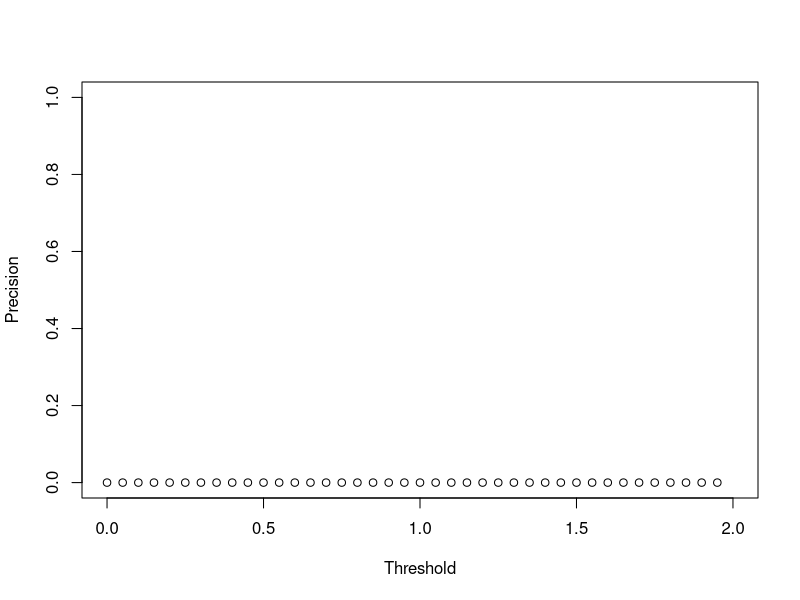
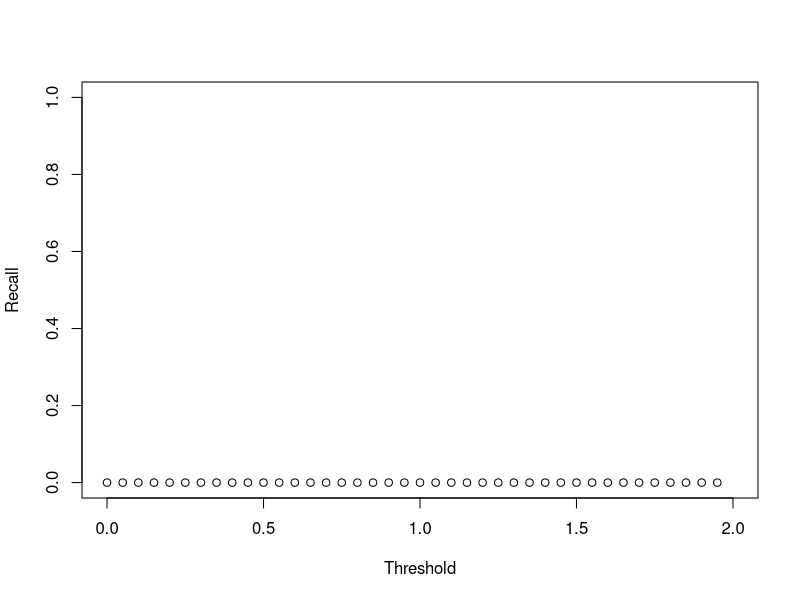
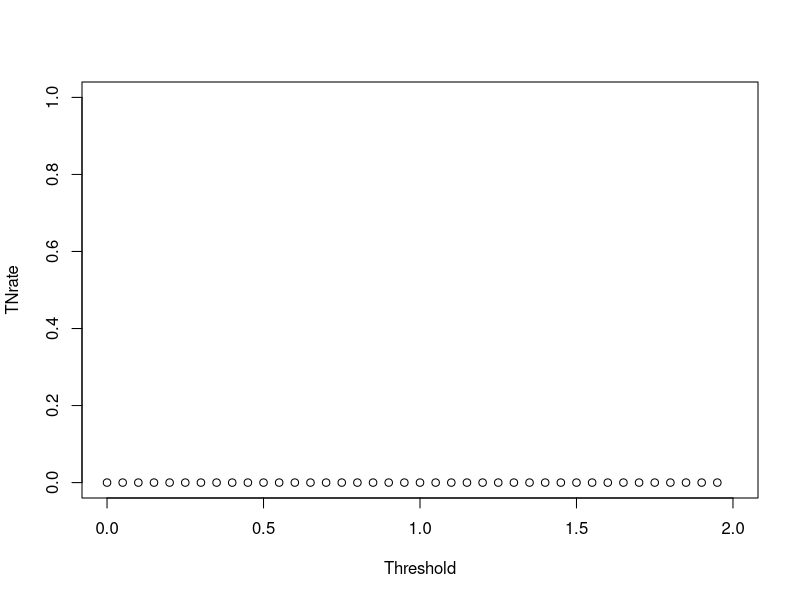
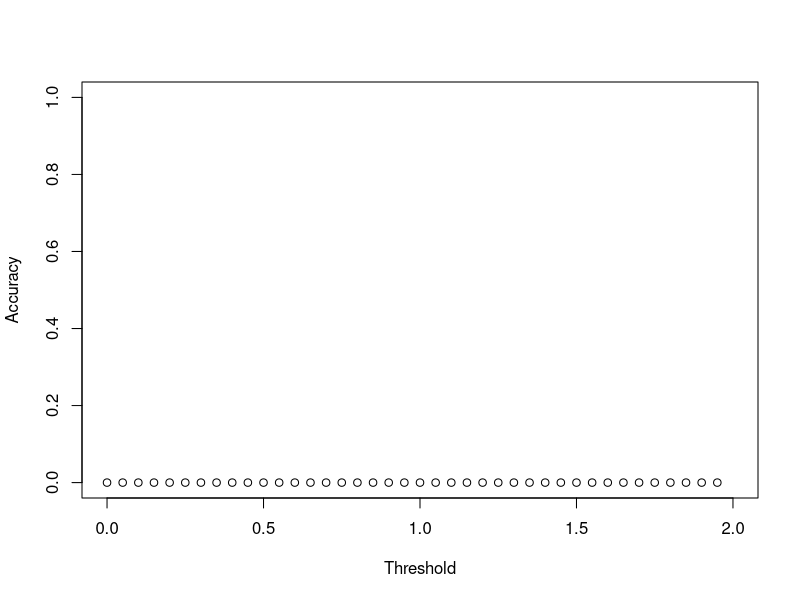
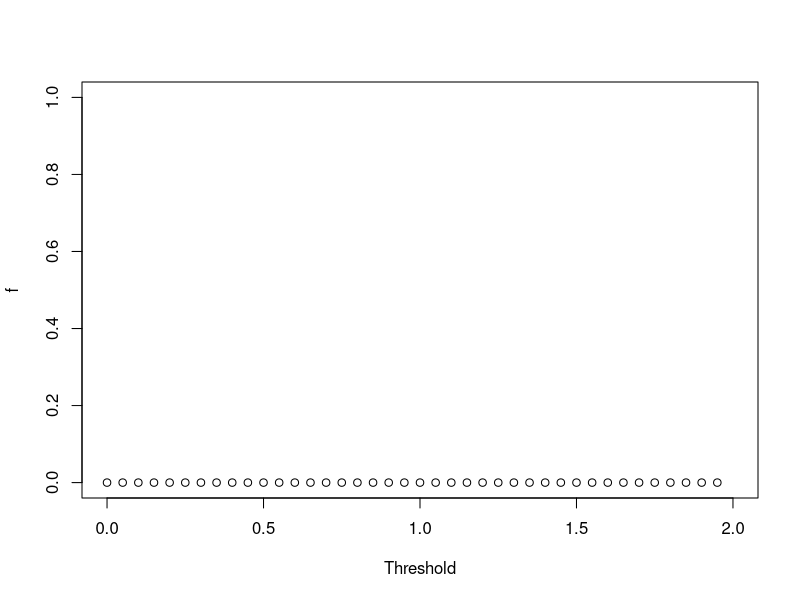

The R script that drew these images, in order:
reviewers <- data.frame()
reviewers <- read.csv("CSVdata_journal/merged_qt2.csv", sep = ",", header = TRUE)

DF <- data.frame(Threshold<-c(), Precision<-c(), Recall<-c(), TNrate<-c(), Accuracy<-c(), f<-c())

xmax = 2.0

threshold = 0
while(threshold < xmax){
	reviewers$futureIncurrent <- ifelse(reviewers$ExpertiseLevel < threshold, 1, 0)

	# positive is prediction reviewer will incurrent
	positive <- subset(reviewers, reviewers$futureIncurrent == 1)
	negative <- subset(reviewers, reviewers$futureIncurrent == 0)

	# tp is prediction incurrent and real incurrent
	tp = nrow(subset(positive, positive$IncurrentVote == 1))
	fp = nrow(subset(positive, positive$IncurrentVote == 0))
	fn = nrow(subset(negative, negative$IncurrentVote == 1))
	tn = nrow(subset(negative, negative$IncurrentVote == 0))

	precision <- ifelse(tp+fp==0, 0, tp / (tp + fp))
	recall <- ifelse(tp+fn==0, 0, tp / (tp + fn))
	TNrate <- ifelse(tn+fp==0, 0, tn / (tn + fp))
	Accuracy <- ifelse(tp+tn+fp+fn==0, 0, (tp + tn) / (tp + tn + fp + fn))
	f <-  ifelse(recall+precision==0, 0,  2 * recall * precision / (recall + precision))

	DF <- rbind(DF, data.frame(c(threshold), c(precision), c(recall), c(TNrate), c(Accuracy), c(f)))
	threshold = threshold + 0.05
}

pdf("pdf_journal/Precision.pdf")
plot(DF$c.threshold., DF$c.precision., xlab="Threshold", ylab="Precision", xlim=c(0.0, xmax), ylim=c(0.0, 1.0))

pdf("pdf_journal/Recall.pdf")
plot(DF$c.threshold., DF$c.recall., xlab="Threshold", ylab="Recall", xlim=c(0.0, xmax), ylim=c(0.0, 1.0))

pdf("pdf_journal/TNrate.pdf")
plot(DF$c.threshold., DF$c.TNrate., xlab="Threshold", ylab="TNrate", xlim=c(0.0, xmax), ylim=c(0.0, 1.0))

pdf("pdf_journal/Accuracy.pdf")
plot(DF$c.threshold., DF$c.Accuracy., xlab="Threshold", ylab="Accuracy", xlim=c(0.0, xmax), ylim=c(0.0, 1.0))


pdf("pdf_journal/f.pdf")
plot(DF$c.threshold., DF$c.f., xlab="Threshold", ylab="f", xlim=c(0.0, xmax), ylim=c(0.0, 1.0))
